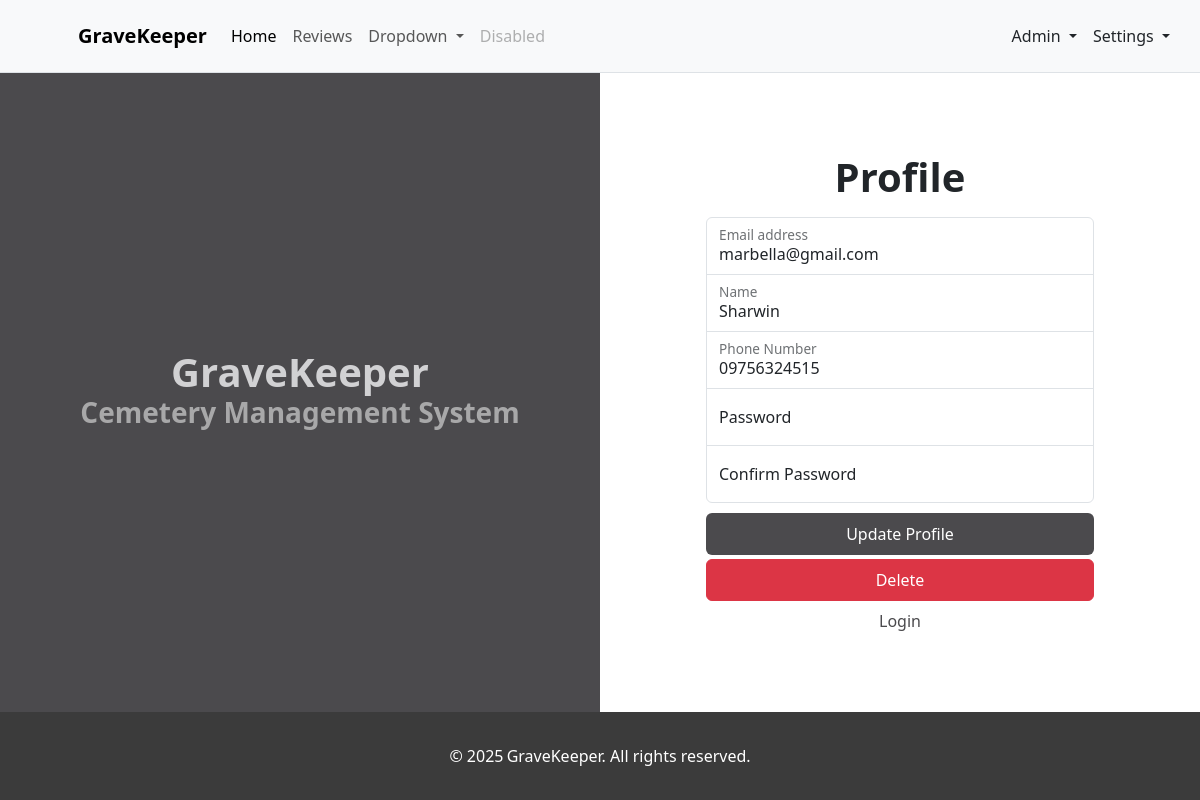
The page /user/profile.php (signed in) on the database its author committed.
### tables this page shows
CREATE TABLE user (
    user_id INT NOT NULL PRIMARY KEY AUTO_INCREMENT,
    email char(64),
    password varchar(64),
    name varchar(32) NOT NULL,
    phone varchar(16),

    role_id INT NOT NULL,
    stat_id INT NOT NULL,
    CONSTRAINT user_role_id_fk FOREIGN KEY (role_id) REFERENCES role(role_id) ON DELETE CASCADE,
    CONSTRAINT user_stat_id_fk FOREIGN KEY (stat_id) REFERENCES status(stat_id) ON DELETE CASCADE
);

### user/profile.php (the view, shortened to what this page needs)
<?php
    include("../includes/config.php");
    include('../includes/header.php');
    $mode = $_GET['mode'];
    if($mode == 'admin'){
        include('../includes/notAdminRedirect.php');
        $user_id = $_POST['user_id'];
    }else{
        $user_id = $_SESSION['user_id'];
    }
    $sql = "SELECT * FROM user WHERE user_id = $user_id";
    $res = mysqli_query($conn, $sql);
    $row = mysqli_fetch_assoc($res);
?>
<!DOCTYPE html>
<html lang="en">
<head>
    <link href="https://cdn.jsdelivr.net/npm/bootstrap@5.3.3/dist/css/bootstrap.min.css" rel="stylesheet">
    <link rel="stylesheet" href="https://cdn.jsdelivr.net/npm/bootstrap-icons@1.11.3/font/bootstrap-icons.min.css">
</head>
<body>
<div class="container-fluid px-0 mx-0 h-100 d-flex">
    <div class="col-6 d-flex flex-column align-items-center justify-content-center px-0" style="background-color: #4b4a4d;">
        <p class="fw-bold mb-0 h1" style=" color: #d1d1d3;">GraveKeeper</p>
        <p class="fw-bold h3 text-center mx-3" style="color: #a8a8a9;">Cemetery Management System</p>
    </div>
    <div class="col-6 container px-0 d-flex flex-column justify-content-center align-items-center ">
        <main class="form-signin m-auto w-100">
                <form method="post" <?php if($mode == 'admin')
                            echo "action=\"store.php?mode=admin&id={$_POST['user_id']}\"";
                        else
                            echo "action=\"store.php\"";
                        ?>>
                    <h1 class="h1 mb-3 fw-bold text-center">Profile</h1>
                    <div class="form-floating ">
                        <input type="email" class="form-control signin-top" id="floatingInput" name="email" placeholder="name@example.com" value="<?php
                                            echo htmlspecialchars($row['email'], ENT_QUOTES, 'UTF-8');
                                        ?>">
                        <label for="floatingInput">Email address</label>
                    </div>
                    <div class="form-floating">
                        <input type="text" class="form-control signin-middle" id="floatingInput" name="name" placeholder="Name" value="<?php
                                            echo htmlspecialchars($row['name'], ENT_QUOTES, 'UTF-8');
                                        ?>">
                        <label for="floatingInput">Name</label>
                    </div>
                    <div class="form-floating">
                        <input type="text" class="form-control signin-middle" id="floatingInput" name="phone" placeholder="Phone Number" value="<?php
                                            echo htmlspecialchars($row['phone'], ENT_QUOTES, 'UTF-8');
                                        ?>">
                        <label for="floatingInput">Phone Number</label>
                    </div>
                    <div class="form-floating">
                        <input type="password" class="form-control signin-middle" name="password" id="floatingInput" placeholder="Password">
                        <label for="floatingPassword">Password</label>
                    </div>
                    <div class="form-floating">
                        <input type="password" class="form-control signin-bottom" name="confirmPass" id="floatingPassword" placeholder="Confirm Password">
                        <label for="floatingPassword">Confirm Password</label>
                    </div>
                    <button class="btn btn-darker-grey w-100 py-2 border-darker-grey" name="submit-update" type="submit">Update Profile</button>
                </form>
                <form method="post" action="store.php">
                    <button class="btn btn-danger w-100 py-2 border-darker-grey mt-1" name="submit-delete" type="submit">Delete</button>
                </form>
                <div class=" d-flex justify-content-center mt-2">
                    <?php if($mode == 'admin')
                            echo "<a href=\"/gravekeepercms/user/\" class=\"text-decoration-none a-darker-grey\">Back</a>";
                        else
                            echo "<a href=\"login.php\" class=\"text-decoration-none a-darker-grey\">Login</a>";
                    ?>
                </div>
            </main>
        </div>
    </div>
</body>
</html>
<?php
  include("../includes/footer.php");
?>

### rows shown on the page
user: email "marbella@gmail.com", name "Sharwin", phone "09756324515"
